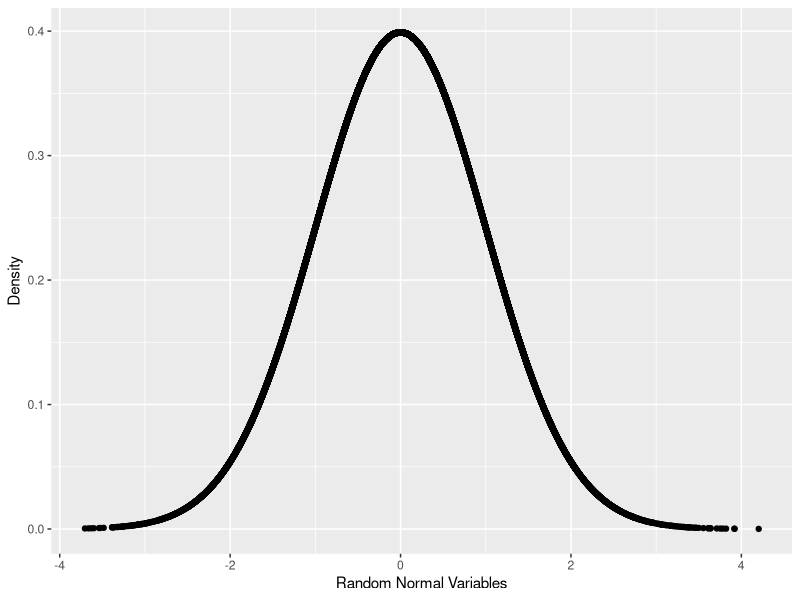
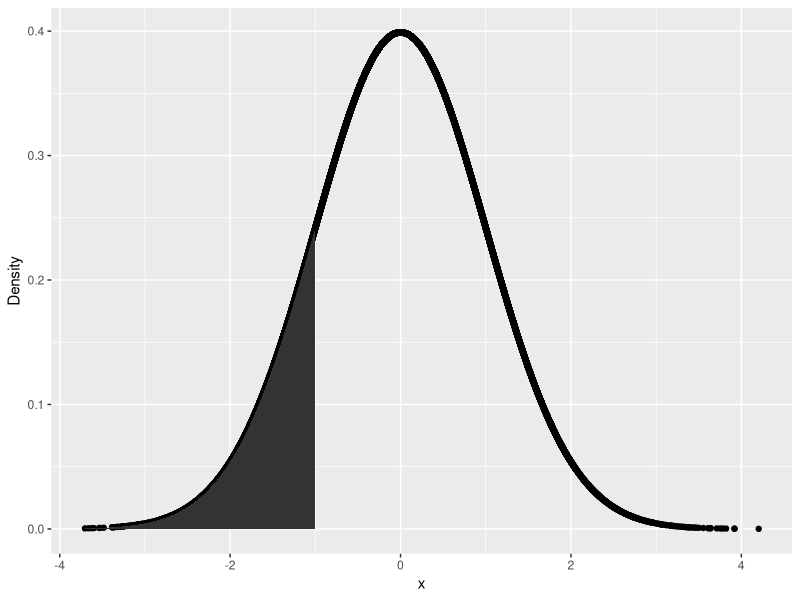
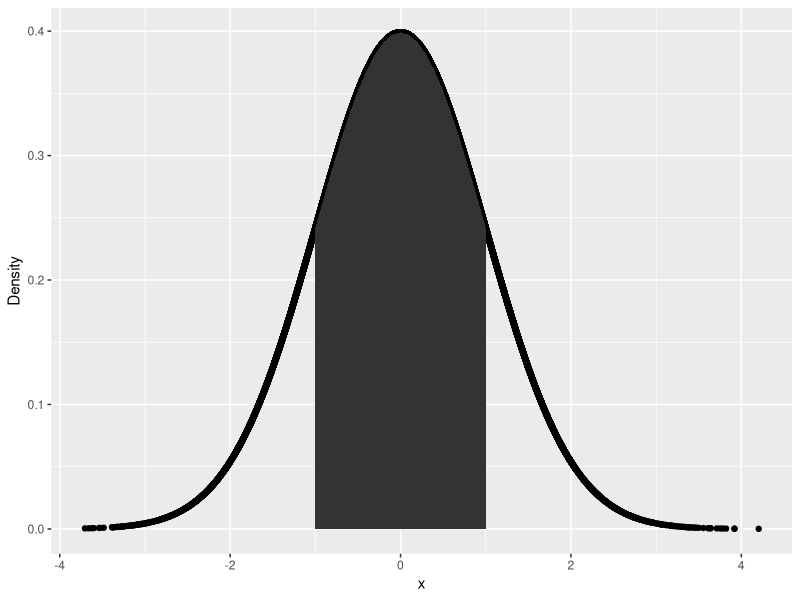
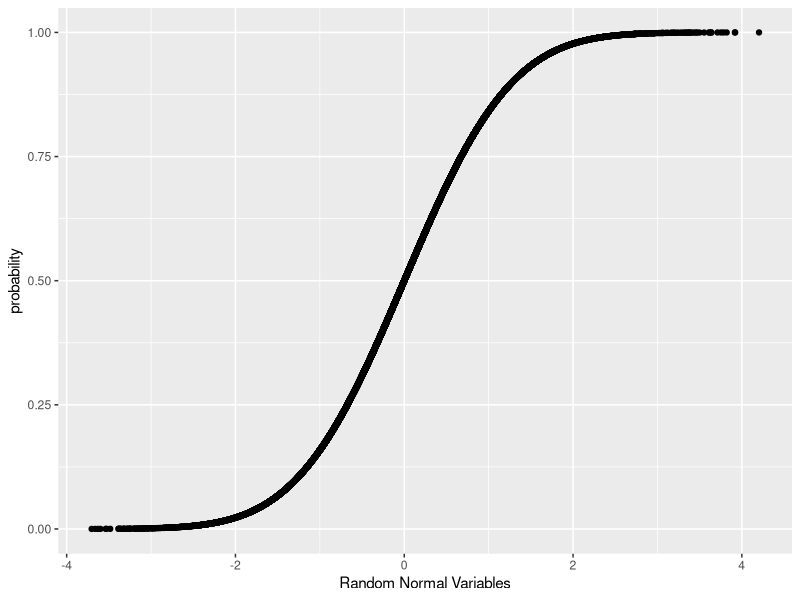

The R source for these figures, in order:
#Ch 14 Probabilty Distributions

#Ch 14.1 Normal Distributions
# 10 random numbers from a standard normal distribution
rnorm(n = 10)
# 10 random numbers from a  normal distribution with mean 100, sd = 20
rnorm(n = 10, mean = 100, sd = 20)
# dnorm calculates the probabilty of a specific value in a normal dist.
randNorm10 <- rnorm(n = 10)
randNorm10
dnorm(randNorm10)
dnorm(c(-1, 0, 1))
# plot a normal distribution
  # generate random values
randNorm <- rnorm(30000)
  # calculate the their distribution/probabilities
randDensity <- dnorm(randNorm)
require(ggplot2)
ggplot(data.frame(x = randNorm, y = randDensity)) + 
       aes(x = x, y = y) + 
       geom_point() + 
       labs(x = "Random Normal Variables", y = "Density")

# pnorm calculates the cumulative probabilty, by default left-tailed
pnorm(randNorm10)
pnorm(-1)
# to calculate the probabilty that a variable falls into two points, two tailed
pnorm(1) - pnorm(0)
pnorm(1) - pnorm(-1)
# illustration of pnorm, two-tailed, save a plot for later use
p <- ggplot(data.frame(x = randNorm, y = randDensity)) + 
     aes(x = x, y = y) + 
     geom_point() + 
     labs(x = "x", y = "Density")
  # find the area under the curve, with a shaded area under the curve
  # 1. create a sequence of numbers from -1 to 1
neg1seq <- seq(from = min(randNorm), to = -1, by = .1 )
  # 2. build a data.frame of the above seq
lessthanNeg1 <- data.frame(x = neg1seq, y = dnorm(neg1seq))
head(lessthanNeg1)
  # 3. combine with endpoints of left and right
lessthanNeg1 <- rbind(c(min(randNorm), 0), lessthanNeg1, c(max(lessthanNeg1$x), 0))
  # 4. add to p (plot from above)
p + geom_polygon(data = lessthanNeg1, aes(x = x, y = y))
  # 5. create a similar curve for -1 to 1
neg1pos1 <- seq(from = -1, to = 1, by = .1 )
neg1to1 <- data.frame(x = neg1pos1, y = dnorm(neg1pos1))
head(neg1to1)
neg1to1 <- rbind(c(min(neg1to1$x), 0), neg1to1, c(max(neg1to1$x), 0))
p + geom_polygon(data = neg1to1, aes(x = x, y = y))

#cumalative plot
randProb <- pnorm(randNorm)
ggplot(data.frame(x = randNorm, y = randProb)) +
aes(x= x, y = y) +
geom_point() + labs(x = "Random Normal Variables", y = "probability")

# qnorm - given a cumulative probabilty what is the quantile 
qnorm(0.5)
randNorm10
qnorm(pnorm(randNorm10))
all.equal(randNorm10, qnorm(pnorm(randNorm10)))
